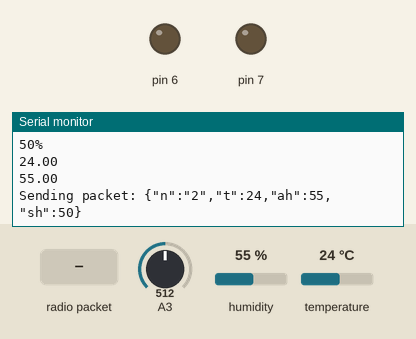
This sketch was run on a simulated Arduino Uno, built with avr-gcc and run on an emulated ATmega328P. Shown: output pins drawn as LEDs (lit = HIGH), the last lines printed to the serial monitor. The test bench sets the inputs (shaded band); at power-on: A3 = 512, humidity 55 %, temperature 24 °C. No radio packets arrive unless stated.

Above: at 1.2 s.
1.3 s: radio packet "AT" arrives
At 2.5 s:
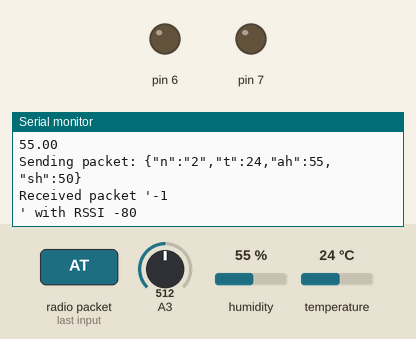
2.8 s: radio packet "0" arrives
At 4.1 s:
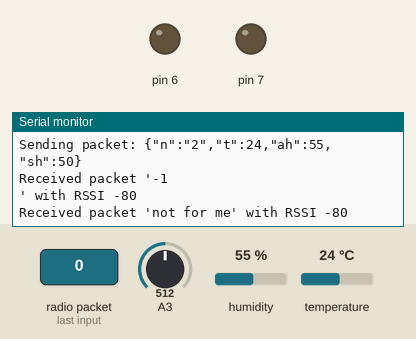

Measured:
- after the input at 1.3 s, the serial monitor: prints a new line at once (image 1)
- after the input at 2.8 s, the serial monitor: prints a new line at once (image 2)

The sketch:

SensorNode2.ino
```cpp
#include <SPI.h>
#include <LoRa.h>
#include <ArduinoJson.h>
#include "DHT.h"

const int DHTPIN = 4;       //Đọc dữ liệu từ DHT11 ở chân 2 trên mạch Arduino
const int DHTTYPE = DHT11;  //Khai báo loại cảm biến, có 2 loại là DHT11 và DHT22
int data;
String adress = "";

DHT dht(DHTPIN, DHTTYPE);


void setup() {
  Serial.begin(9600);
  while (!Serial);
  pinMode(6, OUTPUT);
  pinMode(7, OUTPUT);
  pinMode(A3, INPUT);

  Serial.println("LoRa Sender");
  if (!LoRa.begin(433E6)) {
    Serial.println("Starting LoRa failed!");
    while (1);
  }
  LoRa.setSpreadingFactor(7);
  LoRa.setSignalBandwidth(250E3);
  dht.begin();         // Khởi động cảm biến
}

void Delay(float delayTime, void (func)()){
    unsigned long endTime = millis() + delayTime;
    while(millis() < endTime)
    {
      func();

    }
}

void Sender()
{
  int packetSize = LoRa.parsePacket();
  if (packetSize) {
    // received a packet
   Serial.print("Received packet '");
   adress = (char)LoRa.read();
   adress += (char)LoRa.read();
    // read packet
   if(adress == "AT"){
      data = LoRa.read();
      data = LoRa.read();
      Serial.println(data);
      switch (data) {
          case 48:
              Serial.print("so 0");
              digitalWrite(6, LOW);
              digitalWrite(7, LOW);
              break;
          case 49:
              Serial.print("so 1");
              digitalWrite(6, LOW);
              digitalWrite(7, HIGH);
              break;
          case 50:
              Serial.print("so 2");
              digitalWrite(6, HIGH);
              digitalWrite(7, LOW);
              break;
          case 51:
              Serial.print("so 3");
              digitalWrite(6, HIGH);
              digitalWrite(7, HIGH);
              break;
          case 52:
              Serial.print("so 4");
              digitalWrite(6, LOW);
              digitalWrite(7, LOW);
              break;
          case 53:
              Serial.print("so 5");
              digitalWrite(6, LOW);
              digitalWrite(7, HIGH);
              break;
          case 54:
              Serial.print("so 6");
              digitalWrite(6, HIGH);
              digitalWrite(7, LOW);
              break;
          case 55:
              Serial.print("so 7");
              digitalWrite(6, HIGH);
              digitalWrite(7, HIGH);
              break;
          default:
              break;
      // mặc định là không làm gì cả
      // bạn có thể có default: hoặc không
      }
    }
   else
   {Serial.print("not for me");}


    // print RSSI of packet
    Serial.print("' with RSSI ");
    Serial.println(LoRa.packetRssi());
   }
}

void loop() {

  int d = analogRead(A3);
  int percent = map(d, 0, 1023, 0, 100);
  Serial.print(percent);
  Serial.println('%');

  float h = dht.readHumidity();    //Đọc độ ẩm
  float t = dht.readTemperature(); //Đọc nhiệt độ
  Serial.println(t);
  Serial.println(h);

  String loraMessage = "";
  StaticJsonBuffer<200> jsonBuffer;
  JsonObject& root = jsonBuffer.createObject();
  root["n"] = "2";
  root["t"] = t;
  root["ah"] = h;
  root["sh"] = 100 - percent;
  root.printTo(loraMessage);


  Serial.print("Sending packet: ");
  Serial.println(loraMessage);

  LoRa.beginPacket();
  LoRa.print(loraMessage);
  LoRa.endPacket();


  Delay(10000,Sender);
}
```
